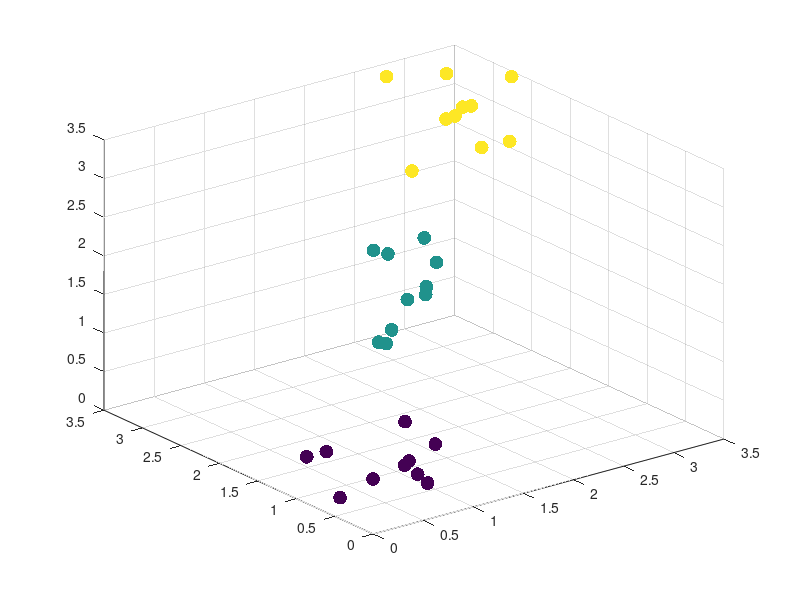

Write the MATLAB code that produced this figure. (Note: this script raises an error after producing the figure.)
%%
%X = [ note_1(:),note_2(:),note_P(:) ];  
rng default;  % For reproducibility
X = [gallery('uniformdata',[10 3],12);...
    gallery('uniformdata',[10 3],13)+1.2;...
    gallery('uniformdata',[10 3],14)+2.5];

T = clusterdata(X,'distance','cityblock','maxclust',3);
find(T==5)

scatter3(X(:,1),X(:,2),X(:,3),100,T,'filled')


%%
% tbl = table([1:length(tx)]', tx','VariableNames',{'k','tx'});
% mdl = fitlm(tbl,'tx~k');
% F_stat = anova(mdl);                        % analyse of variance
% F = F_stat.F(1);                            % F = MeanSq(xi)/MeanSq(Error) with MeanSq = SumSq/DF) (DF(xi)=1 , DF(error)=length(kx)-2)
tbl = table([1:length(kx)]', note_1', note_2', note_3',note_x','VariableNames',{'k','note_1','note_2','note_3','note_x'});

plot(tbl.k,tbl.note_1,'.r'...
    , tbl.k,tbl.note_2,'.b'...
    , tbl.k,tbl.note_3,'.g'...
    , tbl.k,tbl.note_x,'xk','MarkerSize',12 ...
    );
legend('note_1','note_2','note_3','note_x');

%%
for k = 1 : length(kx)-1
    Var_1(k) = var( [note_x(k+1) note_x(k)] );
end

for k = 1 : length(kx)-2
    Var_2(k) = var( [note_x(k+2) note_x(k)] );
end

% for k = 2:length(kx)  
%     if var([ref(ref_) note_x(k)],1) < eps
%         clust(k - ref_,ref_) = [note_x(k)];
%         idx(k - ref_,ref_) = [kx(k)];
%         ref(k) = ref(ref_);
%      elseif var([ref(ref_) note_x(k+1)],1) < eps
%         clust(k - ref_,ref_) = [note_x(k+1)];
%         idx(k - ref_,ref_) = [kx(k+1)];
%         ref(k) = ref(ref_);
%     else
%          ref(k) = note_x(k);
%          ref_ = k;        
%        end
% end   
